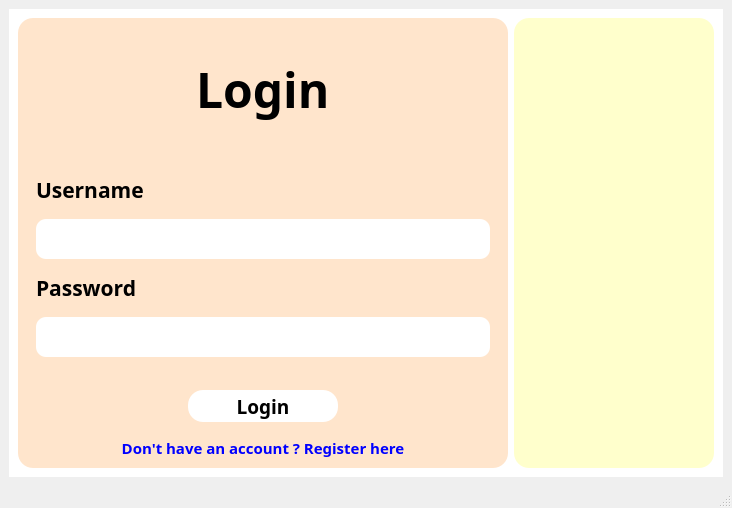
<?xml version="1.0" encoding="UTF-8"?>
<ui version="4.0">
 <class>MainWindow</class>
 <widget class="QMainWindow" name="MainWindow">
  <property name="geometry">
   <rect>
    <x>0</x>
    <y>0</y>
    <width>732</width>
    <height>505</height>
   </rect>
  </property>
  <property name="windowTitle">
   <string>MainWindow</string>
  </property>
  <widget class="QWidget" name="centralwidget">
   <property name="maximumSize">
    <size>
     <width>16777215</width>
     <height>16777215</height>
    </size>
   </property>
   <layout class="QVBoxLayout" name="verticalLayout">
    <item>
     <widget class="QWidget" name="widget" native="true">
      <property name="styleSheet">
       <string notr="true">background-color:white;</string>
      </property>
      <layout class="QHBoxLayout" name="horizontalLayout">
       <item>
        <widget class="QWidget" name="widget_2" native="true">
         <property name="minimumSize">
          <size>
           <width>300</width>
           <height>450</height>
          </size>
         </property>
         <property name="maximumSize">
          <size>
           <width>600</width>
           <height>16777215</height>
          </size>
         </property>
         <property name="styleSheet">
          <string notr="true">background-color:#FFE5CC;
border-radius:15px;</string>
         </property>
         <layout class="QVBoxLayout" name="verticalLayout_3">
          <item alignment="Qt::AlignHCenter">
           <widget class="QWidget" name="widget_4" native="true">
            <property name="maximumSize">
             <size>
              <width>16777215</width>
              <height>125</height>
             </size>
            </property>
            <layout class="QVBoxLayout" name="verticalLayout_4">
             <item>
              <widget class="QLabel" name="label_2">
               <property name="maximumSize">
                <size>
                 <width>16777215</width>
                 <height>70</height>
                </size>
               </property>
               <property name="font">
                <font>
                 <family>Segoe UI Black</family>
                 <pointsize>36</pointsize>
                 <weight>75</weight>
                 <bold>true</bold>
                </font>
               </property>
               <property name="text">
                <string>Login</string>
               </property>
              </widget>
             </item>
            </layout>
           </widget>
          </item>
          <item>
           <widget class="QWidget" name="widget_5" native="true">
            <property name="maximumSize">
             <size>
              <width>16777215</width>
              <height>300</height>
             </size>
            </property>
            <layout class="QVBoxLayout" name="verticalLayout_5">
             <item>
              <widget class="QLabel" name="label_3">
               <property name="minimumSize">
                <size>
                 <width>0</width>
                 <height>20</height>
                </size>
               </property>
               <property name="maximumSize">
                <size>
                 <width>16777215</width>
                 <height>30</height>
                </size>
               </property>
               <property name="font">
                <font>
                 <family>Segoe UI Black</family>
                 <pointsize>16</pointsize>
                 <weight>75</weight>
                 <bold>true</bold>
                </font>
               </property>
               <property name="text">
                <string>Username</string>
               </property>
              </widget>
             </item>
             <item>
              <widget class="QLineEdit" name="txtUsername">
               <property name="minimumSize">
                <size>
                 <width>0</width>
                 <height>30</height>
                </size>
               </property>
               <property name="maximumSize">
                <size>
                 <width>550</width>
                 <height>40</height>
                </size>
               </property>
               <property name="font">
                <font>
                 <family>Segoe UI Black</family>
                 <pointsize>12</pointsize>
                 <weight>75</weight>
                 <bold>true</bold>
                </font>
               </property>
               <property name="styleSheet">
                <string notr="true">background-color:white;
border-radius:10px;</string>
               </property>
              </widget>
             </item>
             <item>
              <widget class="QLabel" name="label_4">
               <property name="minimumSize">
                <size>
                 <width>0</width>
                 <height>20</height>
                </size>
               </property>
               <property name="maximumSize">
                <size>
                 <width>16777215</width>
                 <height>30</height>
                </size>
               </property>
               <property name="font">
                <font>
                 <family>Segoe UI Black</family>
                 <pointsize>16</pointsize>
                 <weight>75</weight>
                 <bold>true</bold>
                </font>
               </property>
               <property name="text">
                <string>Password</string>
               </property>
              </widget>
             </item>
             <item>
              <widget class="QLineEdit" name="txtpass">
               <property name="minimumSize">
                <size>
                 <width>0</width>
                 <height>30</height>
                </size>
               </property>
               <property name="maximumSize">
                <size>
                 <width>550</width>
                 <height>40</height>
                </size>
               </property>
               <property name="font">
                <font>
                 <family>Segoe UI Black</family>
                 <pointsize>12</pointsize>
                 <weight>75</weight>
                 <bold>true</bold>
                </font>
               </property>
               <property name="styleSheet">
                <string notr="true">background-color:white;
border-radius:10px;</string>
               </property>
              </widget>
             </item>
            </layout>
           </widget>
          </item>
          <item>
           <widget class="QWidget" name="widget_6" native="true">
            <property name="minimumSize">
             <size>
              <width>0</width>
              <height>0</height>
             </size>
            </property>
            <property name="maximumSize">
             <size>
              <width>16777215</width>
              <height>50</height>
             </size>
            </property>
            <property name="styleSheet">
             <string notr="true"/>
            </property>
            <layout class="QHBoxLayout" name="horizontalLayout_2">
             <item>
              <widget class="QPushButton" name="btn_login">
               <property name="minimumSize">
                <size>
                 <width>80</width>
                 <height>30</height>
                </size>
               </property>
               <property name="maximumSize">
                <size>
                 <width>150</width>
                 <height>50</height>
                </size>
               </property>
               <property name="font">
                <font>
                 <family>Segoe UI Black</family>
                 <pointsize>14</pointsize>
                 <weight>75</weight>
                 <bold>true</bold>
                </font>
               </property>
               <property name="styleSheet">
                <string notr="true">QWidget{
background-color:white;
border-radius:15px;
}
QWidget:hover{
	background-color: #b3b4b5;
    border-radius: 15px;
}</string>
               </property>
               <property name="text">
                <string>Login</string>
               </property>
              </widget>
             </item>
            </layout>
           </widget>
          </item>
          <item>
           <widget class="QPushButton" name="btn_reg">
            <property name="font">
             <font>
              <family>Segoe UI Black</family>
              <pointsize>11</pointsize>
              <weight>75</weight>
              <bold>true</bold>
             </font>
            </property>
            <property name="styleSheet">
             <string notr="true">color:blue;</string>
            </property>
            <property name="text">
             <string>Don't have an account ? Register here</string>
            </property>
           </widget>
          </item>
         </layout>
        </widget>
       </item>
       <item>
        <widget class="QWidget" name="widget_3" native="true">
         <property name="minimumSize">
          <size>
           <width>200</width>
           <height>450</height>
          </size>
         </property>
         <property name="maximumSize">
          <size>
           <width>800</width>
           <height>16777215</height>
          </size>
         </property>
         <property name="styleSheet">
          <string notr="true">background-color:#FFFFCC;
border-radius:15px;</string>
         </property>
         <layout class="QVBoxLayout" name="verticalLayout_2">
          <item alignment="Qt::AlignHCenter">
           <widget class="QLabel" name="label">
            <property name="maximumSize">
             <size>
              <width>400</width>
              <height>300</height>
             </size>
            </property>
            <property name="text">
             <string/>
            </property>
            <property name="pixmap">
             <pixmap>../picture/image-Photoroom.png</pixmap>
            </property>
            <property name="scaledContents">
             <bool>true</bool>
            </property>
           </widget>
          </item>
         </layout>
        </widget>
       </item>
      </layout>
     </widget>
    </item>
   </layout>
  </widget>
  <widget class="QStatusBar" name="statusbar"/>
 </widget>
 <resources/>
 <connections/>
</ui>
